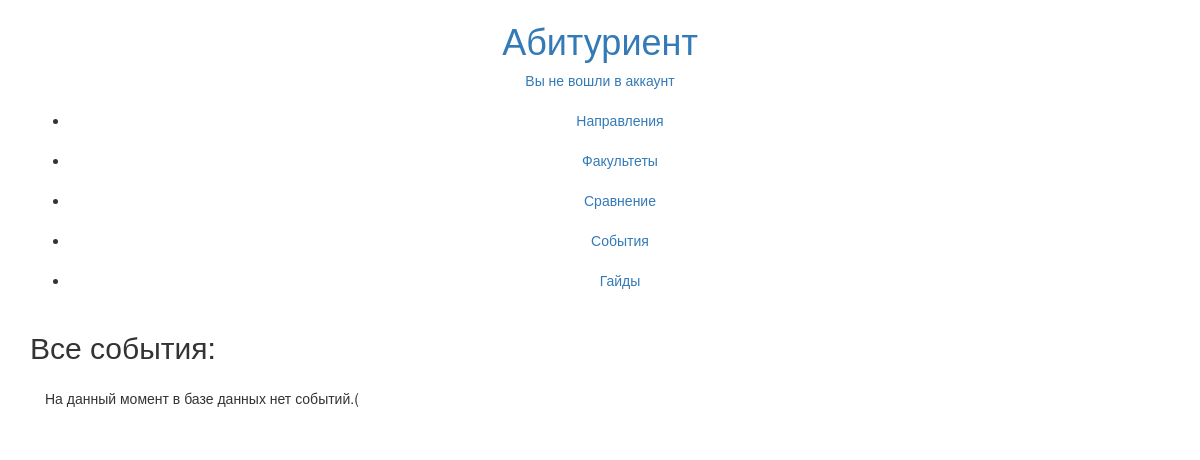
Before: /events with the older database file.
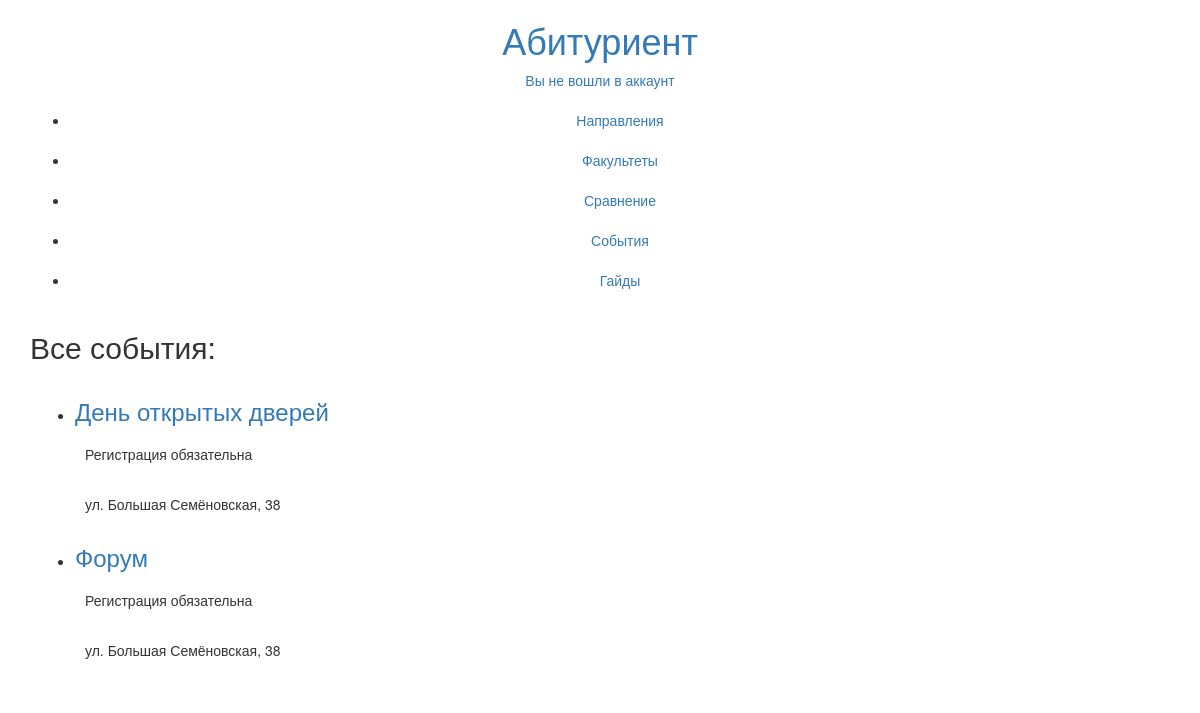
After: the same page with the newer database file.
### catalog/models.py (models this page shows, shortened)
class Event(models.Model):
    title = models.CharField (max_length = 200, verbose_name = "Название", help_text = "Введите короткое название вашего мероприятия")
    description = models.TextField ( max_length = 2000, verbose_name = "Описание", help_text = "Введите описание вашего мероприятия. Укажите чего стоит ожидать посетителям, сколько это займет по времени и как вы собираетесь проводить время на этом этапе." )
    required = models.BooleanField ( default = True, verbose_name = "Регистрация обязательна" )
    online = models.BooleanField ( default = True, verbose_name = "Это онлайн встреча?" )
    place = models.CharField (max_length = 200, verbose_name = "Адрес", help_text = "Введите адрес проведения (можно ссылку).")
    owner = models.ForeignKey(Teacher, on_delete = models.CASCADE)
    def getAbsoluteUrl(self):
        return reverse("event-details", args=[str(self.id)])

### catalog/views.py (the view)
class eventsList (generic.ListView):
    model = models.Event
    context_object_name = "events"
    template_name = "events-list.html"

### catalog/templates/events-list.html (shortened to what this page needs)
{% extends "base-generic.html" %}
{% block content %}
<h2 class = "page-title">Все события:</h2>
<section class = "main-content">
  {% if events %}
  <ul>
    {% for event in events %}
    <li>
      <h3 class = "block-title"><a href = {{event.getAbsoluteUrl}}>{{event.title}}</a></h3>
      <p>{% if event.required %}Регистрация обязательна{% else %}Регистрация не обязательна{% endif %}</p>
      <p>{% if online %}Онланй событие{% else %}{{event.place}}{% endif %}</p>
   </li>
    {% endfor %}
  {% else %}
    <p>На данный момент в базе данных нет событий.(</p>
  {%endif%}
</section>
{% endblock %}

Changed rows visible on the page:
added Event: title "День открытых дверей", required "Регистрация обязательна", place "ул. Большая Семёновская, 38"
added Event: title "Форум", required "Регистрация обязательна", place "ул. Большая Семёновская, 38"
Other visible differences:
text no longer shown: "На данный момент в базе данных нет событий.("
